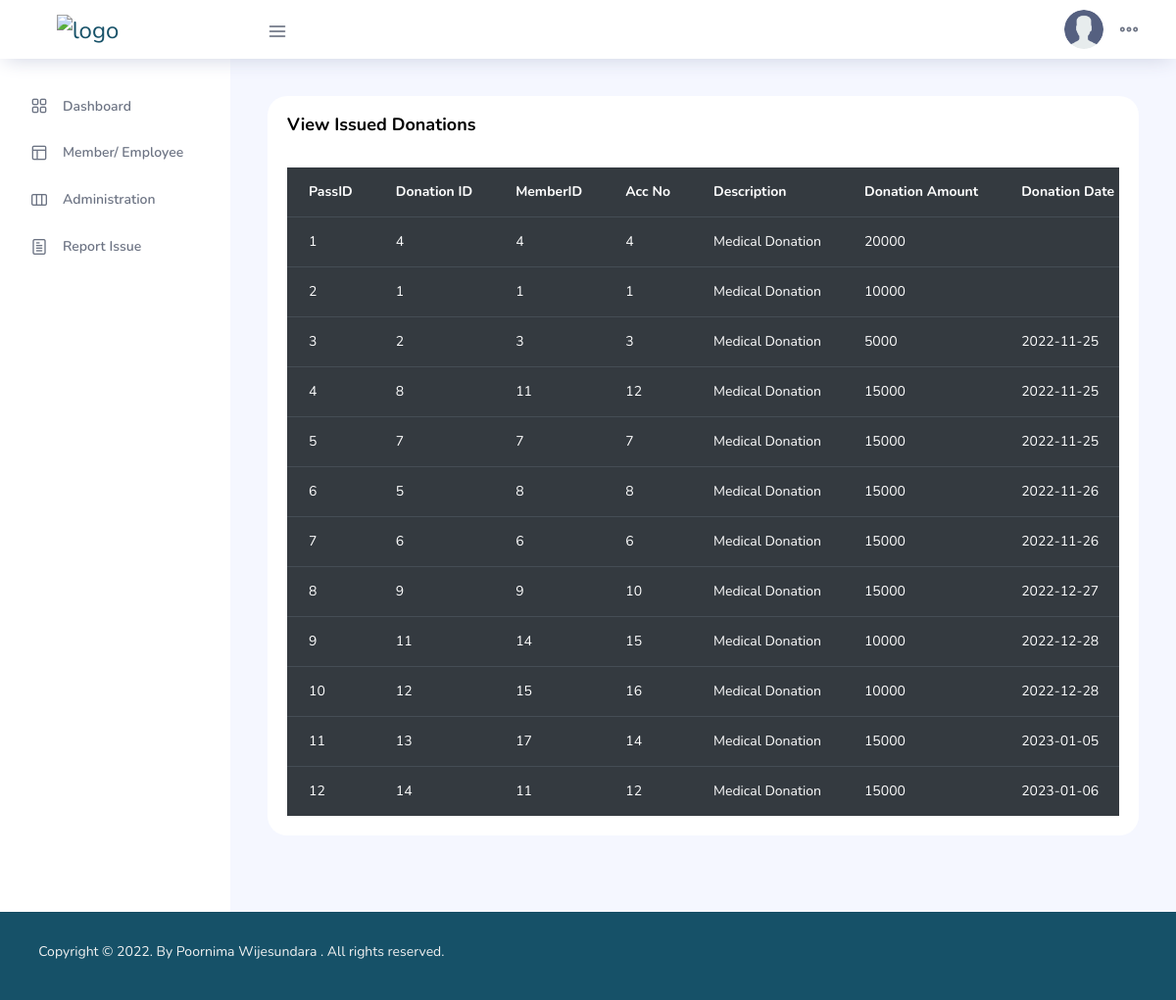
/Fisheries/IssuedDonationsBank.php (signed in), run on the app's committed database.
### tables this page shows
CREATE TABLE `pass_donations` (
  `PassID` int(11) NOT NULL,
  `DonationID` int(11) NOT NULL,
  `MemberID` int(11) NOT NULL,
  `AccNo` int(11) NOT NULL,
  `Description` varchar(100) NOT NULL,
  `DonationAmount` int(11) NOT NULL,
  `DonationDate` varchar(30) NOT NULL,
  `CreatedDate` datetime NOT NULL DEFAULT current_timestamp(),
  `CreatedBy` int(11) NOT NULL
);

### Fisheries/IssuedDonationsBank.php (the view, shortened to what this page needs)
<!DOCTYPE html>
<html lang="en">
<head>
    <link rel="stylesheet" href="vendors/feather/feather.css">
    <link rel="stylesheet" href="vendors/ti-icons/css/themify-icons.css">
    <link rel="stylesheet" href="vendors/css/vendor.bundle.base.css">
    <link rel="stylesheet" href="vendors/datatables.net-bs4/dataTables.bootstrap4.css">
    <link rel="stylesheet" href="vendors/ti-icons/css/themify-icons.css">
    <link rel="stylesheet" type="text/css" href="js/select.dataTables.min.css">
    <link rel="stylesheet" href="css/vertical-layout-light/style.css">
</head>
<?php
include_once("db_connect.php");
?>
<body>
    <div class="container-scroller">
        <?php
        include_once("Componants/TopNavBar.php");
        ?>
        <div class="container-fluid page-body-wrapper">
            <?php
            include_once("Componants/NavBar.php");
            ?>
            <div class="main-panel">
                <div class="content-wrapper">
                    <div class="row">
                        <div class="col-lg-12 grid-margin stretch-card">
                            <div class="card">
                                <div class="card-body">
                                    <h4 class="card-title">View Issued Donations</h4>
                                    <div class="table-responsive pt-3">
                                        <table class="table table-dark">
                                            <thead>
                                                <tr>
                                                    <th>
                                                        PassID
                                                    </th>
                                                    <th>
                                                        Donation ID
                                                    </th>
                                                    <th>
                                                        MemberID
                                                    </th>
                                                    <th>
                                                        Acc No
                                                    </th>
                                                    <th>
                                                        Description
                                                    </th>
                                                    <th>
                                                        Donation Amount
                                                    </th>
                                                    <th>
                                                        Donation Date
                                                    </th>
                                                </tr>
                                            </thead>
                                            <tbody>
                                                <?php
                                                $sql = "SELECT * FROM pass_donations";
                                                $resultset = mysqli_query($conn, $sql) or die("database error:" . mysqli_error($conn));
                                                while ($record = mysqli_fetch_assoc($resultset)) {
                                                ?>
                                                    <tr>
                                                        <td>
                                                            <?php echo $record['PassID']; ?>
                                                        </td>
                                                        <td>
                                                            <?php echo $record['DonationID']; ?>
                                                        </td>
                                                        <td>
                                                            <?php echo $record['MemberID']; ?>
                                                        </td>
                                                        <td>
                                                            <?php echo $record['AccNo']; ?>
                                                        </td>
                                                        <td>
                                                            <?php echo $record['Description']; ?>
                                                        </td>
                                                        <td>
                                                            <?php echo $record['DonationAmount']; ?>
                                                        </td>
                                                        <td>
                                                            <?php echo $record['DonationDate']; ?>
                                                        </td>
                                                    </tr>
                                                <?php
                                                } ?>
                                            </tbody>
                                        </table>
                                    </div>
                                </div>
                            </div>
                        </div>
                    </div>
                </div>
            </div>
        </div>
    </div>
    <footer class="footer" style="background-color: #165168 ;color:azure">
        <div class="d-sm-flex justify-content-center justify-content-sm-between">
            <span class="text-muted text-center text-sm-left d-block d-sm-inline-block">
                <p style="color:#f2f2f2;">Copyright © 2022. By <a href="" target="_blank" style="color:#f2f2f2;">Poornima Wijesundara</a> . All rights reserved.</p>
            </span>
        </div>
    </footer>
</body>
</html>

### Fisheries/Componants/TopNavBar.php (shortened to what this page needs)
<nav class="navbar col-lg-12 col-12 p-0 fixed-top d-flex flex-row">
      <div class="text-center navbar-brand-wrapper d-flex align-items-center justify-content-center">
        <a class="navbar-brand brand-logo mr-5" href="Dashboard.php"><img src="images/logofish.png" class="mr-2" alt="logo" /></a>
      </div>
      <div class="navbar-menu-wrapper d-flex align-items-center justify-content-end">
        <button class="navbar-toggler navbar-toggler align-self-center" type="button" data-toggle="minimize">
          <span class="icon-menu"></span>
        </button>
        <ul class="navbar-nav mr-lg-2">
          <li class="nav-item nav-search d-none d-lg-block">
            <div class="input-group">
            </div>
          </li>
        </ul>
        <ul class="navbar-nav navbar-nav-right">
          <li class="nav-item nav-profile dropdown">
            <a class="nav-link dropdown-toggle" href="#" data-toggle="dropdown" id="profileDropdown">
              <img src="images/userIcon.png" alt="profile" />
            </a>
          </li>
          <li class="nav-item nav-settings d-none d-lg-flex">
            <a class="nav-link" href="#">
              <i class="icon-ellipsis"></i>
            </a>
          </li>
        </ul>
      </div>
    </nav>

### Fisheries/Componants/NavBar.php (shortened to what this page needs)
<?php
$userType = $_SESSION['prev'];
if ($userType == "Admin") {
?>
  <nav class="sidebar sidebar-offcanvas" id="sidebar">
    <ul class="nav">
      <li class="nav-item">
        <a class="nav-link" href="Dashboard.php">
          <i class="icon-grid menu-icon"></i>
          <span class="menu-title">Dashboard</span>
        </a>
      </li>
      <li class="nav-item">
        <a class="nav-link" data-toggle="collapse" href="#ui-basic" aria-expanded="false" aria-controls="ui-basic">
          <i class="icon-layout menu-icon"></i>
          <span class="menu-title">Member/ Employee</span>
          <i class="menu-arrow"></i>
        </a>
      </li>
      <li class="nav-item">
        <a class="nav-link" data-toggle="collapse" href="#form-elements" aria-expanded="false" aria-controls="form-elements">
          <i class="icon-columns menu-icon"></i>
          <span class="menu-title">Administration</span>
          <i class="menu-arrow"></i>
        </a>
      </li>
      <li class="nav-item">
        <a class="nav-link" href="ContactUs.php">
          <i class="icon-paper menu-icon"></i>
          <span class="menu-title">Report Issue</span>
        </a>
      </li>
    </ul>
  </nav>
<?php
}
?>

### data on the page
pass_donations: PassID "1", DonationID "4", MemberID "4", AccNo "4", Description "Medical Donation", DonationAmount "20000"
pass_donations: PassID "2", DonationID "1", MemberID "1", AccNo "1", Description "Medical Donation", DonationAmount "10000"
pass_donations: PassID "3", DonationID "2", MemberID "3", AccNo "3", Description "Medical Donation", DonationAmount "5000", DonationDate "2022-11-25"
pass_donations: PassID "4", DonationID "8", MemberID "11", AccNo "12", Description "Medical Donation", DonationAmount "15000", DonationDate "2022-11-25"
pass_donations: PassID "5", DonationID "7", MemberID "7", AccNo "7", Description "Medical Donation", DonationAmount "15000", DonationDate "2022-11-25"
pass_donations: PassID "6", DonationID "5", MemberID "8", AccNo "8", Description "Medical Donation", DonationAmount "15000", DonationDate "2022-11-26"
pass_donations: PassID "7", DonationID "6", MemberID "6", AccNo "6", Description "Medical Donation", DonationAmount "15000", DonationDate "2022-11-26"
pass_donations: PassID "8", DonationID "9", MemberID "9", AccNo "10", Description "Medical Donation", DonationAmount "15000", DonationDate "2022-12-27"
pass_donations: PassID "9", DonationID "11", MemberID "14", AccNo "15", Description "Medical Donation", DonationAmount "10000", DonationDate "2022-12-28"
pass_donations: PassID "10", DonationID "12", MemberID "15", AccNo "16", Description "Medical Donation", DonationAmount "10000", DonationDate "2022-12-28"
pass_donations: PassID "11", DonationID "13", MemberID "17", AccNo "14", Description "Medical Donation", DonationAmount "15000", DonationDate "2023-01-05"
pass_donations: PassID "12", DonationID "14", MemberID "11", AccNo "12", Description "Medical Donation", DonationAmount "15000", DonationDate "2023-01-06"
